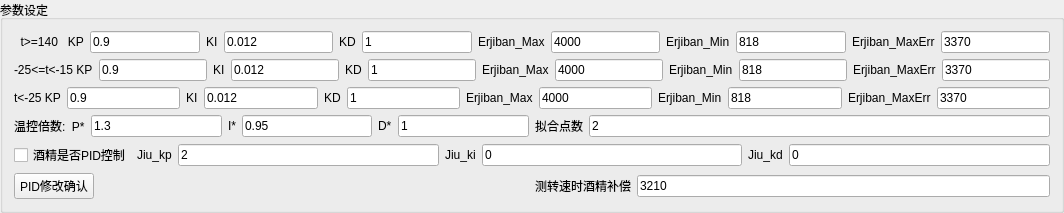
            <widget class="QGroupBox" name="groupBox_5">
             <property name="title">
              <string>参数设定</string>
             </property>
             <layout class="QGridLayout" name="gridLayout_16">
              <item row="0" column="0" colspan="2">
               <layout class="QHBoxLayout" name="horizontalLayout_7">
                <item>
                 <widget class="QLabel" name="label_9">
                  <property name="text">
                   <string>  t&gt;=140   KP</string>
                  </property>
                 </widget>
                </item>
                <item>
                 <widget class="QLineEdit" name="kplineedit">
                  <property name="text">
                   <string>0.9</string>
                  </property>
                 </widget>
                </item>
                <item>
                 <widget class="QLabel" name="label_11">
                  <property name="text">
                   <string>KI</string>
                  </property>
                 </widget>
                </item>
                <item>
                 <widget class="QLineEdit" name="kilineedit">
                  <property name="text">
                   <string>0.012</string>
                  </property>
                 </widget>
                </item>
                <item>
                 <widget class="QLabel" name="label_12">
                  <property name="text">
                   <string>KD</string>
                  </property>
                 </widget>
                </item>
                <item>
                 <widget class="QLineEdit" name="kdlineedit">
                  <property name="text">
                   <string>1</string>
                  </property>
                 </widget>
                </item>
                <item>
                 <widget class="QLabel" name="label_48">
                  <property name="text">
                   <string>Erjiban_Max</string>
                  </property>
                 </widget>
                </item>
                <item>
                 <widget class="QLineEdit" name="Erjiban_Max_lineedit">
                  <property name="text">
                   <string>4000</string>
                  </property>
                 </widget>
                </item>
                <item>
                 <widget class="QLabel" name="label_49">
                  <property name="text">
                   <string>Erjiban_Min</string>
                  </property>
                 </widget>
                </item>
                <item>
                 <widget class="QLineEdit" name="Erjiban_Min_lineedit">
                  <property name="text">
                   <string>818</string>
                  </property>
                 </widget>
                </item>
                <item>
                 <widget class="QLabel" name="label_50">
                  <property name="text">
                   <string>Erjiban_MaxErr</string>
                  </property>
                 </widget>
                </item>
                <item>
                 <widget class="QLineEdit" name="Erjiban_MaxErr_lineedit">
                  <property name="text">
                   <string>3370</string>
                  </property>
                 </widget>
                </item>
               </layout>
              </item>
              <item row="1" column="0" colspan="2">
               <layout class="QHBoxLayout" name="horizontalLayout_6">
                <item>
                 <widget class="QLabel" name="label_18">
                  <property name="text">
                   <string>-25&lt;=t&lt;-15 KP</string>
                  </property>
                 </widget>
                </item>
                <item>
                 <widget class="QLineEdit" name="kplineedit_2">
                  <property name="text">
                   <string>0.9</string>
                  </property>
                 </widget>
                </item>
                <item>
                 <widget class="QLabel" name="label_19">
                  <property name="text">
                   <string>KI</string>
                  </property>
                 </widget>
                </item>
                <item>
                 <widget class="QLineEdit" name="kilineedit_2">
                  <property name="text">
                   <string>0.012</string>
                  </property>
                 </widget>
                </item>
                <item>
                 <widget class="QLabel" name="label_20">
                  <property name="text">
                   <string>KD</string>
                  </property>
                 </widget>
                </item>
                <item>
                 <widget class="QLineEdit" name="kdlineedit_2">
                  <property name="text">
                   <string>1</string>
                  </property>
                 </widget>
                </item>
                <item>
                 <widget class="QLabel" name="label_57">
                  <property name="text">
                   <string>Erjiban_Max</string>
                  </property>
                 </widget>
                </item>
                <item>
                 <widget class="QLineEdit" name="Erjiban_Max_lineedit_2">
                  <property name="text">
                   <string>4000</string>
                  </property>
                 </widget>
                </item>
                <item>
                 <widget class="QLabel" name="label_61">
                  <property name="text">
                   <string>Erjiban_Min</string>
                  </property>
                 </widget>
                </item>
                <item>
                 <widget class="QLineEdit" name="Erjiban_Min_lineedit_2">
                  <property name="text">
                   <string>818</string>
                  </property>
                 </widget>
                </item>
                <item>
                 <widget class="QLabel" name="label_62">
                  <property name="text">
                   <string>Erjiban_MaxErr</string>
                  </property>
                 </widget>
                </item>
                <item>
                 <widget class="QLineEdit" name="Erjiban_MaxErr_lineedit_2">
                  <property name="text">
                   <string>3370</string>
                  </property>
                 </widget>
                </item>
               </layout>
              </item>
              <item row="2" column="0" colspan="2">
               <layout class="QHBoxLayout" name="horizontalLayout_5">
                <item>
                 <widget class="QLabel" name="label_21">
                  <property name="text">
                   <string>   t&lt;-25   KP</string>
                  </property>
                 </widget>
                </item>
                <item>
                 <widget class="QLineEdit" name="kplineedit_3">
                  <property name="text">
                   <string>0.9</string>
                  </property>
                 </widget>
                </item>
                <item>
                 <widget class="QLabel" name="label_22">
                  <property name="text">
                   <string>KI</string>
                  </property>
                 </widget>
                </item>
                <item>
                 <widget class="QLineEdit" name="kilineedit_3">
                  <property name="text">
                   <string>0.012</string>
                  </property>
                 </widget>
                </item>
                <item>
                 <widget class="QLabel" name="label_23">
                  <property name="text">
                   <string>KD</string>
                  </property>
                 </widget>
                </item>
                <item>
                 <widget class="QLineEdit" name="kdlineedit_3">
                  <property name="text">
                   <string>1</string>
                  </property>
                 </widget>
                </item>
                <item>
                 <widget class="QLabel" name="label_63">
                  <property name="text">
                   <string>Erjiban_Max</string>
                  </property>
                 </widget>
                </item>
                <item>
                 <widget class="QLineEdit" name="Erjiban_Max_lineedit_3">
                  <property name="text">
                   <string>4000</string>
                  </property>
                 </widget>
                </item>
                <item>
                 <widget class="QLabel" name="label_64">
                  <property name="text">
                   <string>Erjiban_Min</string>
                  </property>
                 </widget>
                </item>
                <item>
                 <widget class="QLineEdit" name="Erjiban_Min_lineedit_3">
                  <property name="text">
                   <string>818</string>
                  </property>
                 </widget>
                </item>
                <item>
                 <widget class="QLabel" name="label_65">
                  <property name="text">
                   <string>Erjiban_MaxErr</string>
                  </property>
                 </widget>
                </item>
                <item>
                 <widget class="QLineEdit" name="Erjiban_MaxErr_lineedit_3">
                  <property name="text">
                   <string>3370</string>
                  </property>
                 </widget>
                </item>
               </layout>
              </item>
              <item row="3" column="0">
               <layout class="QHBoxLayout" name="horizontalLayout_4">
                <item>
                 <widget class="QLabel" name="label_24">
                  <property name="text">
                   <string>温控倍数:  P*</string>
                  </property>
                 </widget>
                </item>
                <item>
                 <widget class="QLineEdit" name="kplineedit_4">
                  <property name="text">
                   <string>1.3</string>
                  </property>
                 </widget>
                </item>
                <item>
                 <widget class="QLabel" name="label_25">
                  <property name="text">
                   <string>I*</string>
                  </property>
                 </widget>
                </item>
                <item>
                 <widget class="QLineEdit" name="kilineedit_4">
                  <property name="text">
                   <string>0.95</string>
                  </property>
                 </widget>
                </item>
                <item>
                 <widget class="QLabel" name="label_26">
                  <property name="text">
                   <string>D*</string>
                  </property>
                 </widget>
                </item>
                <item>
                 <widget class="QLineEdit" name="kdlineedit_4">
                  <property name="text">
                   <string>1</string>
                  </property>
                 </widget>
                </item>
               </layout>
              </item>
              <item row="3" column="1">
               <layout class="QHBoxLayout" name="horizontalLayout_3">
                <item>
                 <widget class="QLabel" name="label_4">
                  <property name="text">
                   <string>拟合点数</string>
                  </property>
                 </widget>
                </item>
                <item>
                 <widget class="QLineEdit" name="nihe_lineEdit">
                  <property name="text">
                   <string>2</string>
                  </property>
                 </widget>
                </item>
               </layout>
              </item>
              <item row="5" column="0">
               <layout class="QHBoxLayout" name="horizontalLayout_52">
                <item>
                 <widget class="QPushButton" name="settempushButton">
                  <property name="text">
                   <string>PID修改确认</string>
                  </property>
                 </widget>
                </item>
                <item>
                 <spacer name="horizontalSpacer_11">
                  <property name="orientation">
                   <enum>Qt::Horizontal</enum>
                  </property>
                  <property name="sizeHint" stdset="0">
                   <size>
                    <width>40</width>
                    <height>20</height>
                   </size>
                  </property>
                 </spacer>
                </item>
               </layout>
              </item>
              <item row="4" column="0" colspan="2">
               <layout class="QHBoxLayout" name="horizontalLayout_36">
                <item>
                 <widget class="QCheckBox" name="checkBox_isjiujingPID">
                  <property name="text">
                   <string>酒精是否PID控制</string>
                  </property>
                  <property name="checkable">
                   <bool>true</bool>
                  </property>
                 </widget>
                </item>
                <item>
                 <layout class="QHBoxLayout" name="horizontalLayout_20">
                  <item>
                   <widget class="QLabel" name="label_55">
                    <property name="text">
                     <string>Jiu_kp</string>
                    </property>
                   </widget>
                  </item>
                  <item>
                   <widget class="QLineEdit" name="jiujing_kp_lineedit">
                    <property name="text">
                     <string>2</string>
                    </property>
                   </widget>
                  </item>
                  <item>
                   <widget class="QLabel" name="label_54">
                    <property name="text">
                     <string>Jiu_ki</string>
                    </property>
                   </widget>
                  </item>
                  <item>
                   <widget class="QLineEdit" name="jiujing_ki_lineedit">
                    <property name="text">
                     <string>0</string>
                    </property>
                   </widget>
                  </item>
                  <item>
                   <widget class="QLabel" name="label_53">
                    <property name="text">
                     <string>Jiu_kd</string>
                    </property>
                   </widget>
                  </item>
                  <item>
                   <widget class="QLineEdit" name="jiujing_kd_lineedit">
                    <property name="text">
                     <string>0</string>
                    </property>
                   </widget>
                  </item>
                 </layout>
                </item>
               </layout>
              </item>
              <item row="5" column="1">
               <layout class="QHBoxLayout" name="horizontalLayout_12">
                <item>
                 <widget class="QLabel" name="label_6">
                  <property name="text">
                   <string>测转速时酒精补偿</string>
                  </property>
                 </widget>
                </item>
                <item>
                 <widget class="QLineEdit" name="lineEdit_motor_jiujing_ctl">
                  <property name="text">
                   <string>3210</string>
                  </property>
                 </widget>
                </item>
               </layout>
              </item>
             </layout>
            </widget>
